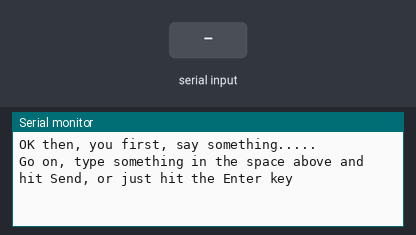
The sketch below on a simulated Arduino Uno, built with avr-gcc and run on an emulated ATmega328P. Shown: the last lines printed to the serial monitor. The inputs (shaded band) are chosen by the test bench.

Above: at 1.2 s.
1.3 s: "1" received over Serial
At 2.9 s:
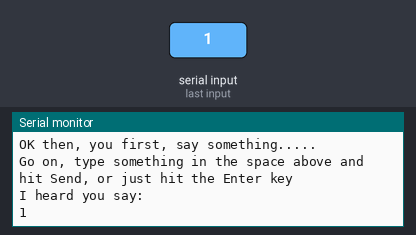
3.3 s: "0" received over Serial
At 4.4 s:
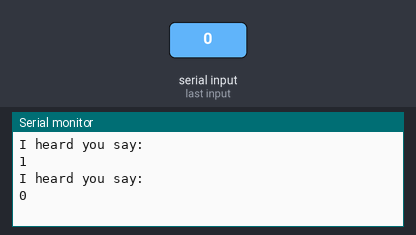
4.8 s: "2" received over Serial
At 6.8 s:
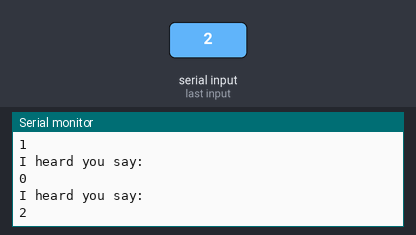

Measured:
- after the input at 1.3 s, the serial monitor: prints a new line after 0.50 s (image 1)
- after the input at 3.3 s, the serial monitor: prints a new line after 0.53 s (image 2)
- after the input at 4.8 s, the serial monitor: prints a new line after 0.53 s (image 3)

The sketch:

testBluetooth.ino
```cpp
void setup()
{
   Serial.begin(9600);
   Serial.println("OK then, you first, say something.....");
   Serial.println("Go on, type something in the space above and hit Send, or just hit the Enter key");
}

void loop()
{
 while(Serial.available()==0)
 {}
 delay(500);
 Serial.println("I heard you say:      ");
 while(Serial.available()>0)
 {
   Serial.write(Serial.read());// note it is Serial.WRITE
 }
 Serial.println("");
}
```
